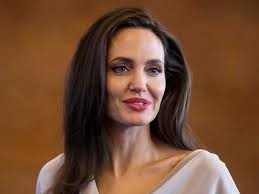
#> input picture pr_09/floyd.jpg, 259 x 194 px
$ python floyd.py
#> lines starting #> are read from the running program, lines starting #| are printed output that depends on the picture
import cv2
import numpy as np


def minmax(v):
    if v > 255: v = 255
    if v < 0: v = 0
    return v

def dithering_gray(inMat, samplingF):
    h = inMat.shape[0]
    w = inMat.shape[1]

    for y in range(0, h-1):
        for x in range(1, w-1):
            old_p = inMat[y, x]
            new_p = np.round(samplingF * old_p/255.0) * (255/samplingF)
            inMat[y, x] = new_p
            quant_error_p = old_p - new_p

            inMat[y, x+1] = minmax(inMat[y, x+1] + quant_error_p * 7 / 16.0)
            inMat[y+1, x-1] = minmax(inMat[y+1, x-1] + quant_error_p * 3 / 16.0)
            inMat[y+1, x] = minmax(inMat[y+1, x] + quant_error_p * 5 / 16.0)
            inMat[y+1, x+1] = minmax(inMat[y+1, x+1] + quant_error_p * 1 / 16.0)
    return inMat

inMat = cv2.imread('floyd.jpg')
#> inMat is the input picture: shape (194, 259, 3); mean B, G, R 50.4, 74.8, 113.8
grayMat = cv2.cvtColor(inMat, cv2.COLOR_BGR2GRAY)
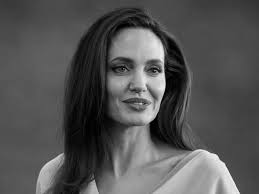
#> grayMat: shape (194, 259); min 0, max 248, mean 83.7
outMat_gray = dithering_gray(grayMat.copy(), 1)
#> after the loop in dithering_gray, `for y in range(0, h-1):`:
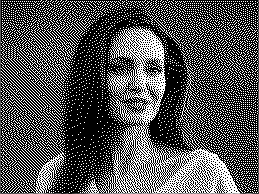
#> inMat: shape (194, 259); min 0, max 255, mean 82
cv2.imwrite('out_floyd.jpg', outMat_gray)
